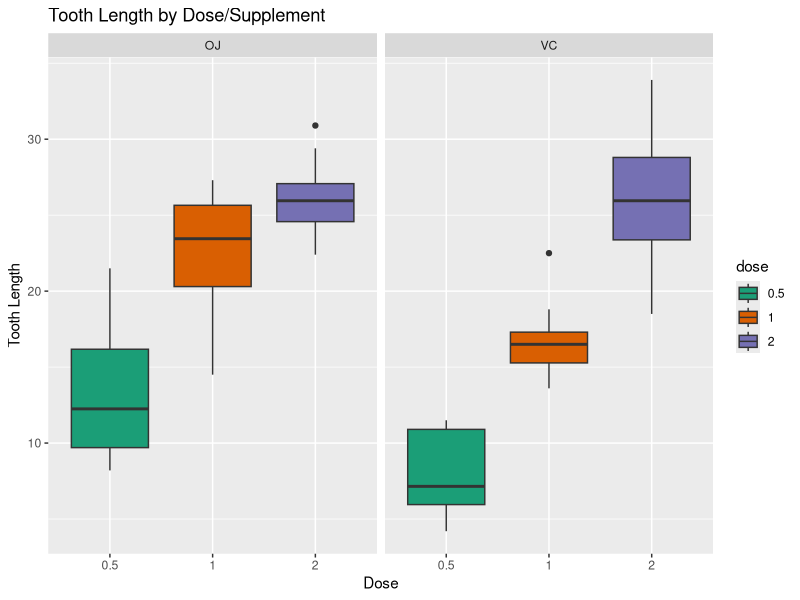

Source code (R): (Note: this script raises an error after producing the figure.)
## ---- chunk 1
knitr::opts_chunk$set(echo = TRUE)
## ---- chunk 2
library(datasets)
library(ggplot2)

head(ToothGrowth)
str(ToothGrowth)
## ---- chunk 3
summary(ToothGrowth)
## ---- chunk 4
ToothGrowth$dose <- as.factor(ToothGrowth$dose)
ggplot(aes(x=dose, y=len), data = ToothGrowth) + 
        geom_boxplot(aes(fill=dose)) + 
        ggtitle("Tooth Length by Dose/Supplement") + 
        xlab("Dose") + 
        ylab("Tooth Length") +
        facet_grid(~supp) + scale_fill_brewer(palette = "Dark2")
## ---- chunk 5
t.test(len~supp,paired=FALSE,var.equal=FALSE,data=ToothGrowth)
## ---- chunk 6
dose1 <- ToothGrowth$len[ToothGrowth$dose == 0.5]
dose2 <- ToothGrowth$len[ToothGrowth$dose == 1.0]
dose3 <- ToothGrowth$len[ToothGrowth$dose == 2.0]

t.test(dose1, dose2, paired=FALSE, var.equal=FALSE)
## ---- chunk 7
t.test(dose1, dose3, paired=FALSE, var.equal=FALSE)
## ---- chunk 8
t.test(dose2, dose3, paired=FALSE, var.equal=FALSE)
